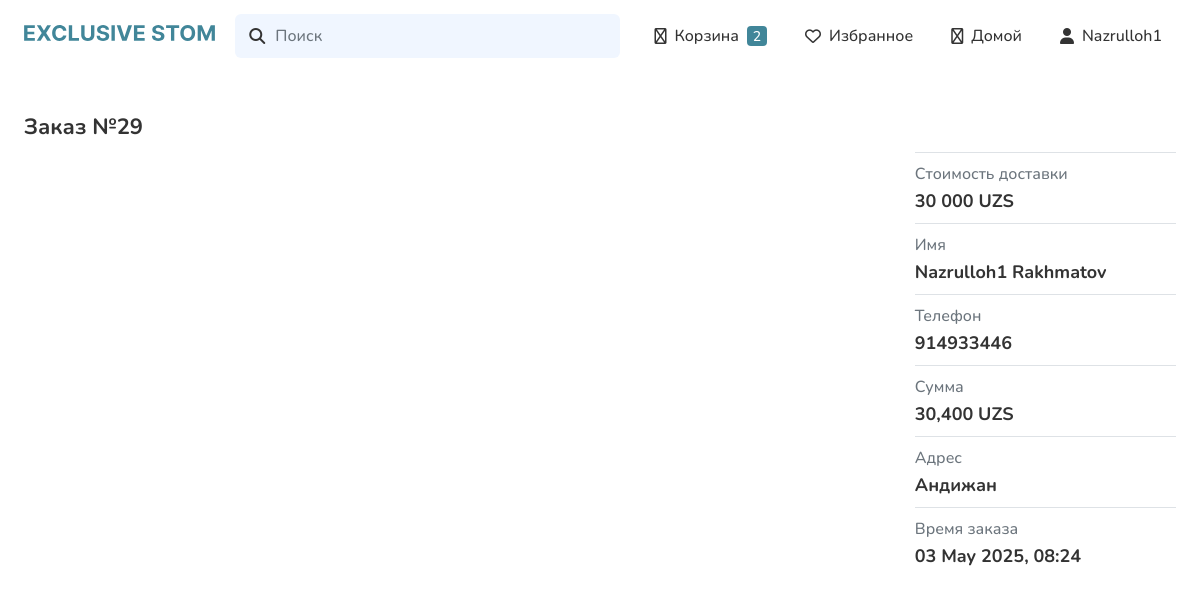
/ordeer/29/ (signed in), run on the app's committed database.
### accounts/models.py (models this page shows, shortened)
class CustomUser(AbstractBaseUser, PermissionsMixin):
    phone_number = models.CharField(max_length=20, unique=True)
    first_name = models.CharField(max_length=30)
    last_name = models.CharField(max_length=30)
    is_active = models.BooleanField(default=True)
    is_staff = models.BooleanField(default=False)
    date_joined = models.DateTimeField(default=timezone.now)
    telegram_id = models.BigIntegerField(null=True, blank=True, unique=True)
    USERNAME_FIELD = 'phone_number'
    REQUIRED_FIELDS = ['first_name', 'last_name']
    objects = CustomUserManager()

### main/models.py (models this page shows, shortened)
class Order(models.Model):
    STATUS_CHOICES = (
        ('warning', 'В ожидании'),
        ('warning', 'В обработке'),
        ('success', 'Доставлено'),
        ('danger', 'Отменено'),
    )
    user = models.ForeignKey(CustomUser, on_delete=models.CASCADE, related_name='orders')
    created_at = models.DateTimeField(auto_now_add=True)
    status = models.CharField(max_length=20, choices=STATUS_CHOICES, default='pending')
    total_price = models.DecimalField(max_digits=10, decimal_places=2, default=0)
    phone_number = models.CharField(max_length=20, blank=True)
    address = models.TextField(blank=True)

### main/views.py (the view)
# urls.py: path('ordeer/<int:pk>/', OrderDetailView.as_view(), name='order-detail'),
class OrderDetailView(LoginRequiredMixin, DetailView):
    model = Order
    template_name = 'order-detail.html'
    context_object_name = 'order'
    def get_queryset(self):
        return Order.objects.filter(user=self.request.user)
    def get_context_data(self, **kwargs):
        context = super().get_context_data(**kwargs)
        context['order_items'] = self.object.items.select_related('product')
        return context

### cart/context_processors.py (called while the page is built)
def cart_item_count(request):
    if request.user.is_authenticated:
        cart, _ = Cart.objects.get_or_create(user=request.user)
        return {'cart_item_count': sum(item.quantity for item in cart.items.all())}
    return {'cart_item_count': 0}

### templates/order-detail.html (shortened to what this page needs)
{% extends 'base.html' %}
{% load static %}
{% load humanize %}
{% block content %}
  <div class="order-detail">
    <div class="section-wrapper">
      <div class="container">
        <h1 class="category-heading order-heading-text">Заказ №{{ order.id }}</h1>
        <div class="order-upper">
          <div class="order-details">
            <div class="order-detail-text">
              <span>Стоимость доставки</span>
              <p>{{ order.delivery_cost|default:'30 000' }} UZS</p>
            </div>
            <div class="order-detail-text">
              <span>Имя</span>
              <p>{{ order.user.first_name }} {{ order.user.last_name }}</p>
            </div>
            <div class="order-detail-text">
              <span>Телефон</span>
              <p>{{ order.phone_number }}</p>
            </div>
            <div class="order-detail-text">
              <span>Сумма</span>
              <p>{{ order.total_price|floatformat:0|intcomma }} UZS</p>
            </div>
            <div class="order-detail-text">
              <span>Адрес</span>
              <p>{{ order.address }}</p>
            </div>
            <div class="order-detail-text">
              <span>Время заказа</span>
              <p>{{ order.created_at|date:'d M Y, H:i' }}</p>
            </div>
          </div>
        </div>
      </div>
    </div>
  </div>
{% endblock %}

### templates/base.html (shortened to what this page needs)
{% load static %}
<!DOCTYPE html>
<html lang="en">
  <head>
    <link rel="stylesheet" href="https://cdn.jsdelivr.net/npm/swiper@11/swiper-bundle.min.css" />
    <link rel="stylesheet" href="https://site-assets.fontawesome.com/releases/v6.7.2/css/all.css" />
    <link rel="stylesheet" href="{% static './assets/css/style.css' %}" />
    <link rel="stylesheet" href="{% static './assets/css/responsive.css' %}" />
  </head>
  <body class="light-mode" style='background:white'>
    <header>
      <div class="section-wrapper">
        <div class="container">
          <div class="header-wrapper">
            <a href="{% url 'main:home' %}" class="logo"><img src="{% static './assets/imgs/logo.svg' %}" alt="" /></a>
            <form action="{% url 'main:product_search' %}" method="get" class="header-search">
              <i class="fa-solid fa-magnifying-glass"></i>
              <input type="text" name="q" placeholder="Поиск" required />
            </form>
            <div class="header-actions">
              <a href="{% url 'main:cart' %}" title="Корзина" class="header-cart">
                <i class="fa-regular fa-bag-shopping"></i>
                <p>Корзина</p>
                {% if request.resolver_match.url_name != 'cart' %}
                  <span id="header-cart-count">0</span>
                {% endif %}
              </a>
              <a href="{% url 'main:favorite-list' %}" title="Избранное" >
                <i class="fa-regular fa-heart"></i>
                <p>Избранное</p>
              </a>
              <a href="{% url 'main:home' %}" title="Избранное" >
                <i class="fa-regular fa-home"></i>
                <p>Домой</p>
              </a>
              {% if user.is_authenticated %}
                <a href="{% url 'main:profile' %}" title="Профиль: {{ user.first_name }}">
                  <i class="fa-solid fa-user"></i>
                  {{ user.first_name }}
                </a>
              {% else %}
                <a href="{% url 'accounts:login' %}" title="Вход в профиль">
                  <i class="fa-regular fa-user"></i>
                  <p>Войти</p>
                </a>
              {% endif %}
            </div>
          </div>
        </div>
      </div>
    </header>
    {% block content %}
    {% endblock %}
  </body>
</html>

### static/assets/css/style.css (style rules this page uses)
:root { --main-color: #418699; --color-dark: #333; --color-success: #2d6a4f; --color-success-outline: #95d5b2; --color-warning: #ff9500; --color-warning-outline: #fff3bc; --color-danger: #d90429; --color-danger-outline: #f998a8; --color-white: #fff; --color-light-white: #f0f6ff; --color-gray: #6c757d; --color-light-gray: #dee2e6; }
* { margin: 0; padding: 0; list-style-type: none; text-decoration: none; box-sizing: border-box; scroll-behavior: smooth; font-family: "system-ui"; transition: all 0.3s ease; }
.section-wrapper { position: relative; }
.container { max-width: 1280px; margin: 0 auto; padding: 0 2%; }
header { padding: 14px 0; position: relative; z-index: 10; }
.logo { width: 20%; }
.logo img { width: 100%; }
.header-wrapper { display: flex; justify-content: space-between; align-items: center; gap: 20px; }
.header-actions { display: flex; gap: 10px; }
html, body { overflow-x: hidden; }
.category-heading { font-size: 22px; font-family: "system-ui-b"; color: var(--color-dark); }
.order-heading-text { margin-bottom: 10px; }
.order-detail { padding: 40px 0; }
.order-details { width: 30%; min-width: 200px; }
.order-upper { display: flex; justify-content: space-between; align-items: start; gap: 20px; }

### data on the page
CustomUser: first_name "Nazrulloh1"
Order: id "29", user.first_name "Nazrulloh1", user.last_name "Rakhmatov", phone_number "914933446", total_price "30,400", address "Андижан", created_at "03 May 2025, 08:24"

### other printed values
{{ order.delivery_cost|default:'30 000' }} "30 000"
